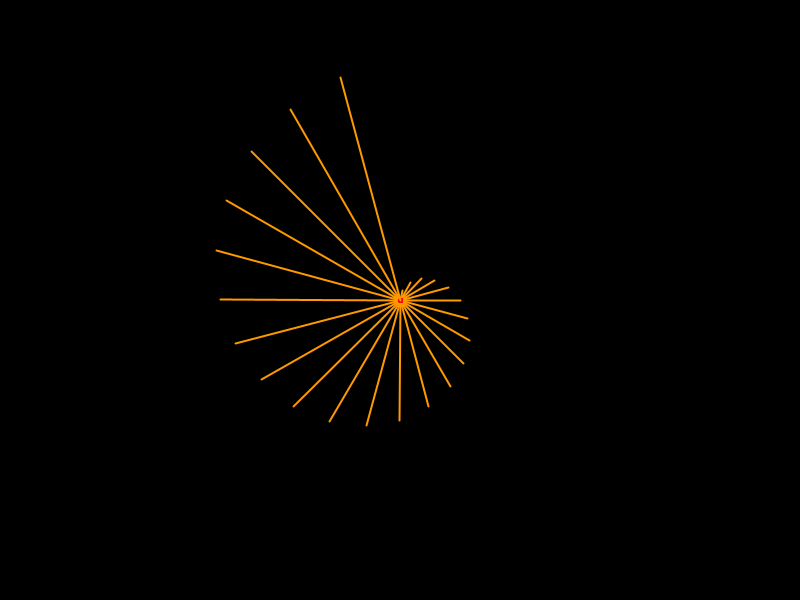
Frame 1 (no input)
Frame 60 (the mouse pressed at the canvas centre just before this capture): identical to frame 1, image omitted
Frame 120 (the mouse held since frame 60 and released just before this capture): identical to frame 1, image omitted

The Processing sketch that drew this single still picture (run headless with seeded random() and noise(); from frame 60 on, the mouse is pressed at the canvas centre):

// Processing sketch: timepiece
// ── timepiece.pde
int WIN_W = 800;
int WIN_H = 600;

int last_update = millis();

boolean mode = false;
float unravel = 0.0;  
float speed = 0.4;

Timepiece t = new Timepiece();

void setup() 
{ 
  size(800, 600);
  smooth();
}

void draw() 
{
  int now = millis();
  float dt = (now - last_update)/1000.0;
  last_update = now;
  
  if (mode) 
    if (unravel < 1.0)
      unravel += speed*dt;
    else unravel = 1.0;
  else 
    if (unravel > 0.0)
      unravel -= speed*dt;
    else unravel = 0.0;
  
//  unravel = float(mouseX)/WIN_W;
  
  background(0, 0, 0);
  
  translate((1.0-unravel)*WIN_W/2.0 + unravel*t.spiral_factor/t.data.size(), (1+0.8*unravel)*WIN_H/2.0);
  scale(1.0+0.5*unravel*WIN_W/t.spiral_factor, 1);
  t.render(unravel);
}

class Timepiece
{ 
  ArrayList<Float> data; 
  float spiral_factor;
  float unit_length;
    
  Timepiece()
  {
    spiral_factor = 400;
    unit_length = 10;
    data = new ArrayList<Float>();    
    for (int i = 0; i < 24; i++) data.add(float(i));
  }
  
  void render(float unravelness)
  {    
    float dr = unravelness*spiral_factor/data.size();
    float da = TWO_PI*(1.0-unravelness)/data.size();
                   
    for (int i = 0; i < data.size(); i++)
    {
      float r0 = dr*i;
      float a0 = da*i;
      float r1 = dr*(i+1);
      float a1 = da*(i+1);
      
      if (i == data.size() - 1)
      {
        r1 = r0;
        a1 = a0;
      }
                
      stroke(255, 0, 0);
      strokeWeight(5);
      line(r0*cos(a0), r0*sin(a0), r1*cos(a1), r1*sin(a1));
      
      stroke(255, 153, 0);
      strokeWeight(2 + unravelness*(spiral_factor/data.size()-2));
      float val = unit_length*data.get(i);
      line(r0*cos(a0), r0*sin(a0), r0*cos(a0)+val*sin(a0), r0*sin(a0)-val*cos(a0));
    }
    
  }
    
}

void mouseClicked()
{}

void mouseReleased()
{}

void keyPressed() 
{
  if (key == 'm')
    mode = !mode;
}
 
